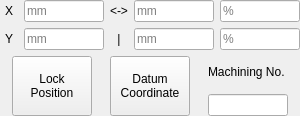
  <widget class="QDockWidget" name="dockWidgetShifting">
   <property name="minimumSize">
    <size>
     <width>300</width>
     <height>116</height>
    </size>
   </property>
   <property name="maximumSize">
    <size>
     <width>300</width>
     <height>524287</height>
    </size>
   </property>
   <property name="windowTitle">
    <string>Shifting</string>
   </property>
   <attribute name="dockWidgetArea">
    <number>4</number>
   </attribute>
   <widget class="QWidget" name="dockWidgetContents_7">
    <layout class="QVBoxLayout" name="verticalLayout_6">
     <property name="leftMargin">
      <number>0</number>
     </property>
     <property name="topMargin">
      <number>0</number>
     </property>
     <property name="rightMargin">
      <number>0</number>
     </property>
     <property name="bottomMargin">
      <number>0</number>
     </property>
     <item>
      <layout class="QGridLayout" name="gridLayout_2">
       <item row="0" column="2">
        <widget class="QLabel" name="label_3">
         <property name="maximumSize">
          <size>
           <width>60</width>
           <height>16777215</height>
          </size>
         </property>
         <property name="text">
          <string>&lt;-&gt;</string>
         </property>
         <property name="alignment">
          <set>Qt::AlignCenter</set>
         </property>
        </widget>
       </item>
       <item row="1" column="3">
        <widget class="QLineEdit" name="lineEdit_4">
         <property name="enabled">
          <bool>true</bool>
         </property>
         <property name="maximumSize">
          <size>
           <width>80</width>
           <height>16777215</height>
          </size>
         </property>
         <property name="readOnly">
          <bool>true</bool>
         </property>
         <property name="placeholderText">
          <string>mm</string>
         </property>
        </widget>
       </item>
       <item row="1" column="1">
        <widget class="QLineEdit" name="lineEdit_2">
         <property name="enabled">
          <bool>true</bool>
         </property>
         <property name="maximumSize">
          <size>
           <width>80</width>
           <height>16777215</height>
          </size>
         </property>
         <property name="readOnly">
          <bool>true</bool>
         </property>
         <property name="placeholderText">
          <string>mm</string>
         </property>
        </widget>
       </item>
       <item row="1" column="2">
        <widget class="QLabel" name="label_4">
         <property name="maximumSize">
          <size>
           <width>60</width>
           <height>16777215</height>
          </size>
         </property>
         <property name="text">
          <string>|</string>
         </property>
         <property name="alignment">
          <set>Qt::AlignCenter</set>
         </property>
        </widget>
       </item>
       <item row="1" column="0">
        <widget class="QLabel" name="label_2">
         <property name="maximumSize">
          <size>
           <width>60</width>
           <height>16777215</height>
          </size>
         </property>
         <property name="text">
          <string>Y</string>
         </property>
         <property name="alignment">
          <set>Qt::AlignCenter</set>
         </property>
        </widget>
       </item>
       <item row="0" column="1">
        <widget class="QLineEdit" name="lineEdit">
         <property name="enabled">
          <bool>true</bool>
         </property>
         <property name="maximumSize">
          <size>
           <width>80</width>
           <height>16777215</height>
          </size>
         </property>
         <property name="readOnly">
          <bool>true</bool>
         </property>
         <property name="placeholderText">
          <string>mm</string>
         </property>
        </widget>
       </item>
       <item row="0" column="3">
        <widget class="QLineEdit" name="lineEdit_3">
         <property name="enabled">
          <bool>true</bool>
         </property>
         <property name="maximumSize">
          <size>
           <width>80</width>
           <height>16777215</height>
          </size>
         </property>
         <property name="readOnly">
          <bool>true</bool>
         </property>
         <property name="placeholderText">
          <string>mm</string>
         </property>
        </widget>
       </item>
       <item row="0" column="0">
        <widget class="QLabel" name="label">
         <property name="maximumSize">
          <size>
           <width>60</width>
           <height>16777215</height>
          </size>
         </property>
         <property name="text">
          <string>X</string>
         </property>
         <property name="alignment">
          <set>Qt::AlignCenter</set>
         </property>
        </widget>
       </item>
       <item row="0" column="4">
        <widget class="QLineEdit" name="lineEdit_5">
         <property name="enabled">
          <bool>true</bool>
         </property>
         <property name="maximumSize">
          <size>
           <width>80</width>
           <height>16777215</height>
          </size>
         </property>
         <property name="readOnly">
          <bool>true</bool>
         </property>
         <property name="placeholderText">
          <string>%</string>
         </property>
        </widget>
       </item>
       <item row="1" column="4">
        <widget class="QLineEdit" name="lineEdit_6">
         <property name="enabled">
          <bool>true</bool>
         </property>
         <property name="maximumSize">
          <size>
           <width>80</width>
           <height>16777215</height>
          </size>
         </property>
         <property name="readOnly">
          <bool>true</bool>
         </property>
         <property name="placeholderText">
          <string>%</string>
         </property>
        </widget>
       </item>
      </layout>
     </item>
     <item>
      <layout class="QGridLayout" name="gridLayout_3">
       <item row="0" column="0" rowspan="2">
        <widget class="QPushButton" name="pushButton">
         <property name="maximumSize">
          <size>
           <width>80</width>
           <height>60</height>
          </size>
         </property>
         <property name="text">
          <string>Lock
Position</string>
         </property>
        </widget>
       </item>
       <item row="0" column="1" rowspan="2">
        <widget class="QPushButton" name="pushButton_2">
         <property name="maximumSize">
          <size>
           <width>80</width>
           <height>60</height>
          </size>
         </property>
         <property name="text">
          <string>Datum
Coordinate</string>
         </property>
         <property name="autoRepeat">
          <bool>false</bool>
         </property>
        </widget>
       </item>
       <item row="0" column="2">
        <widget class="QLabel" name="label_5">
         <property name="maximumSize">
          <size>
           <width>150</width>
           <height>16777215</height>
          </size>
         </property>
         <property name="text">
          <string>Machining No.</string>
         </property>
        </widget>
       </item>
       <item row="1" column="2">
        <widget class="QLineEdit" name="lineEdit_7">
         <property name="enabled">
          <bool>true</bool>
         </property>
         <property name="maximumSize">
          <size>
           <width>80</width>
           <height>16777215</height>
          </size>
         </property>
         <property name="readOnly">
          <bool>true</bool>
         </property>
        </widget>
       </item>
      </layout>
     </item>
    </layout>
   </widget>
  </widget>
